Frame 1 (no input): blank canvas, image omitted
Frame 60 (no input): blank canvas, image omitted
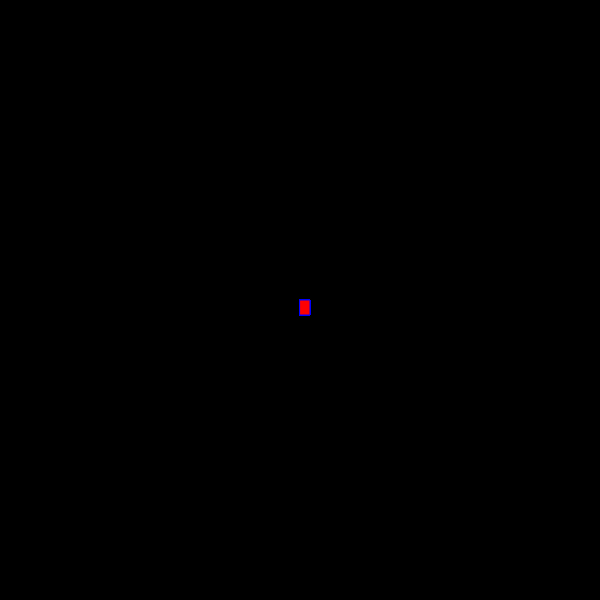
Frame 120 (the mouse pressed at the canvas centre since frame 60)

The p5.js sketch whose frames 1 and 60 were blank and that drew this single picture after the mouse press (run headless with seeded random() and noise() and a simulated clock; from frame 60 on, the mouse is pressed at the canvas centre):

// p5.js sketch
// ── sketch.js
function setup() {
  createCanvas(600, 600);
  background("black");
}

function draw() {
  stroke("blue");
  fill("red");

  //console.log(mouseIsPressed) ;

  if (mouseIsPressed) {
    rect(mouseX, mouseY, 10, 15);
  }
}
